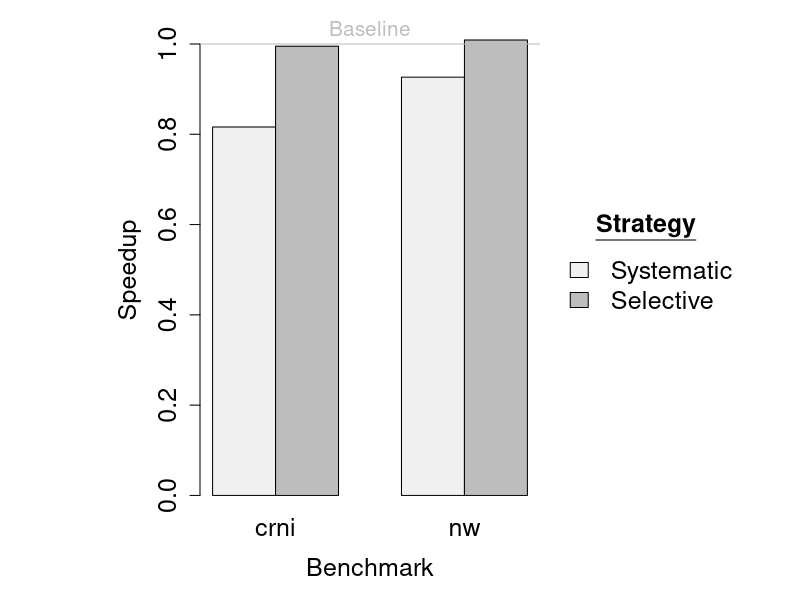

Recreate this plot in R.
data <- read.csv("../../paper-results/speedup-selective/results.csv")
# Aggregate the repeated measurements with mean value
#dataAggregate <- colMeans(data)
dataAggregate <- apply(data, 2, min)
# Compute speedups of vectorized code with systematic and selective strategy
speedups <- data.frame(crni=c(dataAggregate["crni_matlab"]/dataAggregate["crni_mc2mc"],
                              dataAggregate["crni_matlab"]/dataAggregate["crni_mc2mc_selective"]),
                       nw=c(dataAggregate["nw_matlab"]/dataAggregate["nw_mc2mc"],
                            dataAggregate["nw_matlab"]/dataAggregate["nw_mc2mc_selective"]))
# Save as pdf (A5 format)
pdf("mc2mc-selective.pdf", width = 8.27, height = 5.83)
# Modify plot margins
par(mfrow=c(1, 1), mar=c(5, 10, 2, 13))
# Plot vectorization strategies comparison
barplot(as.matrix(speedups),
        beside=T,
        axes = T,
        col=c("#f0f0f0","#bdbdbd"),
        xlab = "Benchmark",
        ylab = "Speedup",
        cex.names = 1.5,
        cex.axis = 1.5,
        cex.lab=1.5,
        legend = c("Systematic", "Selective"),
        args.legend = list(x ='right',
                           bty='n',
                           cex=1.5,
                           horiz=F,
                           inset=c(-0.6, 0),
                           title=expression(bold(underline("Strategy"))), title.col="black"))
# Plot baseline
abline(a = 1, b= 0, col="gray", lty=1)
# ... with a text !
mtext("Baseline", col="gray", cex=1.25)
# Finish plotting
dev.off()
